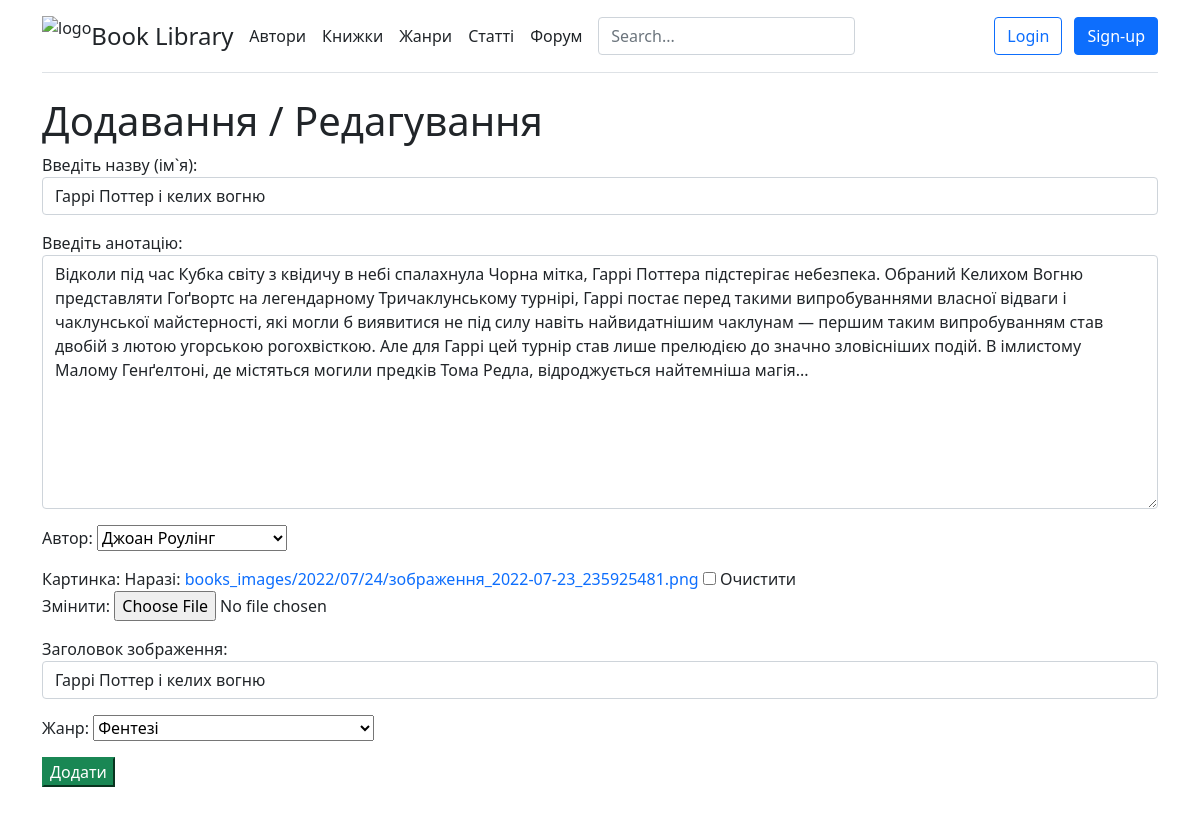
The app's page /books/6/update with its own data.
### app_books/models.py (models this page shows, shortened)
class Books(models.Model):
    title = models.CharField(verbose_name='Назва', max_length=50)
    description = models.TextField(verbose_name='Опис')
    rate = models.IntegerField(verbose_name='Оцінка', default=0, blank=True, null=True)
    img = models.FileField(verbose_name='Картинка', default="![](../static/img/book_default.png)",
                           upload_to="books_images/%Y/%m/%d/", blank=True, null=True)
    img_name = models.CharField(verbose_name='Нзва картинки', default=" ", max_length=50, blank=True, null=True)
    date_created = models.DateTimeField(auto_now_add=True)
    date_updated = models.DateTimeField(auto_now=True)
    creator = models.ForeignKey(User, verbose_name="Додав книжку", default='', on_delete=models.PROTECT)
    book_author = models.ForeignKey(Authors, verbose_name="Автор", default='', on_delete=models.CASCADE)
    genre = models.ForeignKey(Genres, verbose_name="Жанр", default='', on_delete=models.CASCADE)
    read_now = models.ManyToManyField(User, verbose_name="Читаю зараз", blank=True, related_name='read_now')
    want_to_read = models.ManyToManyField(User, verbose_name="Хочу прочитати", blank=True, related_name='want_to_read')
    read_books = models.ManyToManyField(User, verbose_name="Прочитано", blank=True, related_name='read_books')
    def short(self):
        return u"%s" % self.title
    short.allow_tags = True
    class Meta:
        ordering = ['-id']
        verbose_name = 'Книжка'
        verbose_name_plural = 'Книжки'

class Genres(models.Model):
    title = models.CharField(verbose_name='Назва', max_length=50)
    description = models.TextField(verbose_name='Опис', blank=True)
    img = models.FileField(verbose_name='Картинка', default=None, upload_to="genres_images/%Y/%m/%d/",
                           validators=[validate_file_extension])
    def __str__(self):
        return self.title
    class Meta:
        verbose_name = 'Жанр'
        verbose_name_plural = 'Жанри'

### app_books/views.py (the view)
# urls.py: path('<int:pk>/update', views.BookUpdateView.as_view(), name='book-update'),
class BookUpdateView(UpdateView):
    model = Books
    template_name = 'app_books/add_book.html'
    form_class = BookForm

### app_books/forms.py
class BookForm(ModelForm):
    title = forms.CharField(label='Введіть назву (ім`я)', widget=forms.TextInput(attrs={'class': 'form-control'}))
    description = forms.CharField(label='Введіть анотацію',
                                  widget=forms.Textarea(attrs={'class': 'form-control'}))
    img_name = forms.CharField(label='Заголовок зображення', widget=forms.TextInput(attrs={'class': 'form-control'}))
    class Meta:
        model = Books
        fields = ('title', 'description', 'book_author', 'img','img_name', 'genre')

### app_books/models.py (called while the page is built)
    def __str__(self):
        return self.name + " " + self.surname

### app_books/templates/app_books/add_book.html (shortened to what this page needs)
{% extends 'base.html' %}
{% block content %}
    <h1>Додавання / Редагування</h1>
    <form enctype="multipart/form-data" method="post">
        {{ form.as_p }}
        <button type="submit" class="btn-success">Додати</button>
    </form>
{% endblock %}

### static/css/style.css (style rules this page uses)
a { text-decoration: none; }

### records on screen
Books: title "Гаррі Поттер і келих вогню", description "Відколи під час Кубка світу з квідичу в небі спалахнула Чорна мітка, Гаррі Поттера підстерігає небезпека. Обраний Келихом Вогню представляти Гоґвортс на легендарному Тричаклунському турнірі, Гаррі постає перед такими випробуваннями власної відваги і чаклунської майстерності, які могли б виявитися не під силу навіть найвидатнішим чаклунам — першим таким випробуванням став двобій з лютою угорською рогохвісткою. Але для Гаррі цей турнір став лише прелюдією до значно зловісніших подій. В імлистому Малому Генґелтоні, де містяться могили предків Тома Редла, відроджується найтемніша магія...", book_author "Джоан Роулінг", img_name "Гаррі Поттер і келих вогню", genre "Фентезі"
